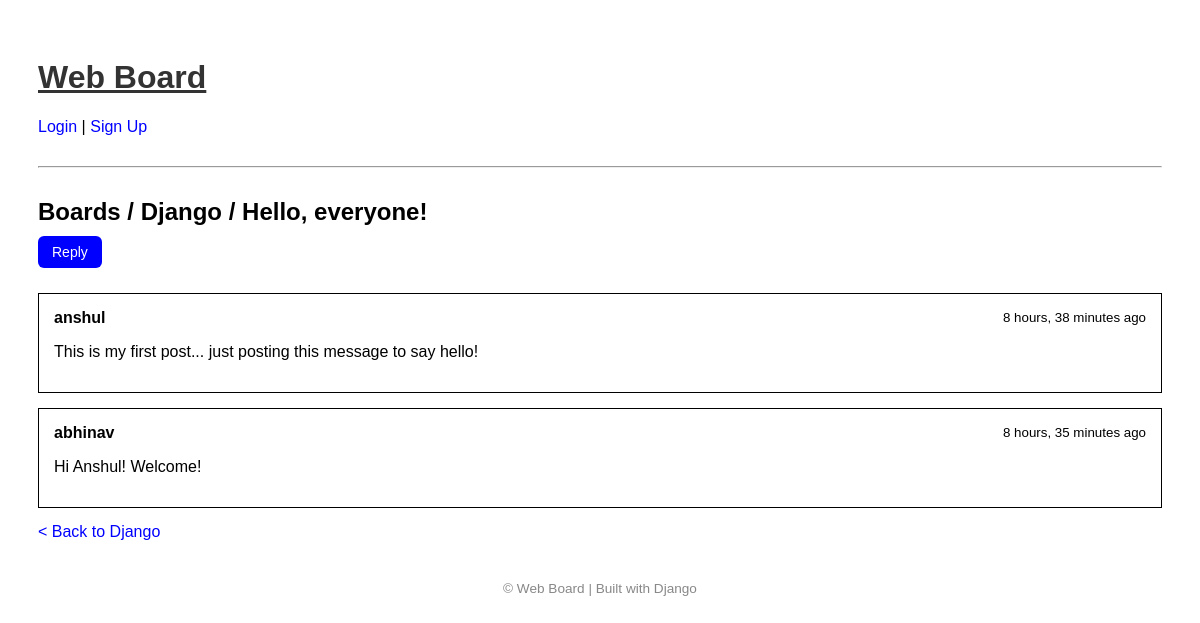
/boards/10/topics/18/, run on the app's committed database.
### boards/models.py (models this page shows, shortened)
class Topic(models.Model):
    subject = models.CharField(max_length=255)
    board = models.ForeignKey(Board, related_name='topics', on_delete=models.CASCADE)
    starter = models.ForeignKey(User, related_name='topics', on_delete=models.CASCADE)
    created_at = models.DateTimeField(auto_now_add=True)
    views = models.PositiveIntegerField(default=0)

class Board(models.Model):
    name = models.CharField(max_length=100, unique=True)
    description = models.TextField()

class Post(models.Model):
    message = models.TextField(max_length=4000)
    topic = models.ForeignKey(Topic, related_name='posts', on_delete=models.CASCADE)
    created_by = models.ForeignKey(User, related_name='posts', on_delete=models.CASCADE)
    created_at = models.DateTimeField(auto_now_add=True)

### boards/views.py (the view)
# urls.py: path('boards/<int:board_id>/topics/<int:topic_id>/', views.topic_posts, name='topic_posts'),
def topic_posts(request, board_id, topic_id):
    topic = get_object_or_404(Topic, board__pk=board_id, pk=topic_id)
    topic.views += 1
    topic.save()
    all_posts = topic.posts.order_by('created_at')
    unique_posts = []
    seen_users = set()
    for post in all_posts:
        if post.created_by_id not in seen_users:
            unique_posts.append(post)
            seen_users.add(post.created_by_id)
    return render(request, 'boards/topic_posts.html', {
        'topic': topic,
        'posts': unique_posts
    })

### templates/boards/topic_posts.html
{% extends 'base.html' %}
{% block content %}
<h2>Boards / {{ topic.board.name }} / {{ topic.subject }}</h2>
<a href="{% url 'reply_topic' topic.board.pk topic.pk %}" class="button">Reply</a>
{% for post in posts %}
<div class="post-box">
    <div style="display: flex; justify-content: space-between; align-items: center;">
        <strong>{{ post.created_by.username }}</strong>
        <small>{{ post.created_at|timesince }} ago</small>
    </div>
    <div style="margin-top: 10px;">
        {{ post.message|linebreaks }}
    </div>
</div>
{% endfor %}
<a href="{% url 'board_topics' topic.board.pk %}" class="blue-link-no-underline">< Back to {{ topic.board.name }}</a>
{% endblock %}

### templates/base.html (style rules this page uses)
body { font-family: Arial, sans-serif; padding: 30px; background-color: white; }
h2 { margin-bottom: 0; }
a { color: #007bff; text-decoration: none; }
.blue-link-no-underline { color: blue; text-decoration: none; font-weight: 500; }
.button { background-color: blue; color: white; padding: 8px 14px; border: none; border-radius: 6px; text-decoration: none; display: inline-block; font-size: 14px; margin: 10px 0; cursor: pointer; }
.post-box { border: 1px solid black; background: white; padding: 15px; margin: 15px 0; border-radius: 0; }

### data on the page
Topic: board.name "Django", subject "Hello, everyone!"
Post: created_by.username "anshul", created_at "8 hours, 38 minutes", message "This is my first post... just posting this message to say hello!"
Post: created_by.username "abhinav", created_at "8 hours, 35 minutes", message "Hi Anshul! Welcome!"
